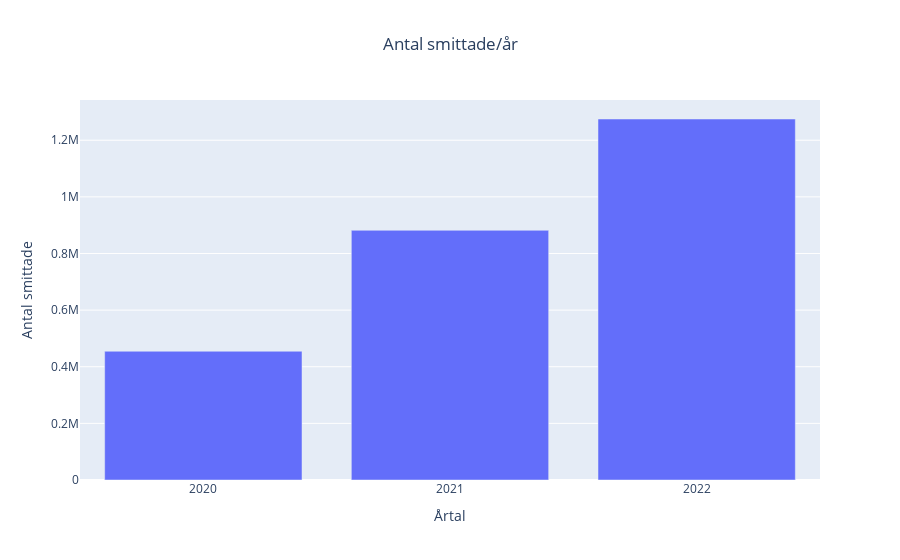

The notebook cell this image was saved under:
### Markdown cell above
### Plotting total infected by the year

### Code cell
fig = px.bar(y=[year_2020, year_2021, year_2022], x=["2020", "2021", "2022"],
             labels=dict(y="Antal smittade", x= "Årtal"), title="Antal smittade/år")

fig.update_layout(title_x= 0.5)

fig.write_html("../Labb1/Visualizations/Uppgift_3/KPI_Infected_per_year.html")
# fig.show()

### Figure 1 — Plotly figure (JSON) as saved in the notebook; plotly's stock layout.template omitted (floating-point values rounded to 4 significant figures)
{"data": [{"alignmentgroup": "True", "hovertemplate": "Årtal=%{x}<br>Antal smittade=%{y}<extra></extra>", "legendgroup": "", "marker": {"color": "#636efa", "pattern": {"shape": ""}}, "name": "", "offsetgroup": "", "orientation": "v", "showlegend": false, "textposition": "auto", "type": "bar", "x": ["2020", "2021", "2022"], "xaxis": "x", "y": [454758, 881840, 1274982], "yaxis": "y"}], "layout": {"barmode": "relative", "legend": {"tracegroupgap": 0}, "title": {"text": "Antal smittade/år", "x": 0.5}, "xaxis": {"anchor": "y", "domain": [0, 1], "title": {"text": "Årtal"}}, "yaxis": {"anchor": "x", "domain": [0, 1], "title": {"text": "Antal smittade"}}}}
